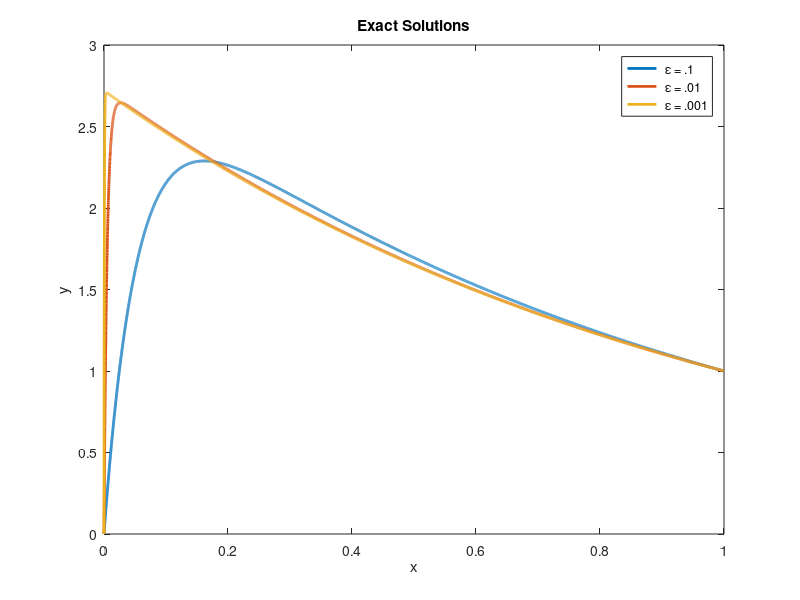

The MATLAB script that drew this image: (Note: this script raises an error after producing the figure.)
%boundary layer example

%make a grid for x from 0 to 1 in steps of .0001
x=0:.0001:1;

%XXXXXXXXXXXXXXXXXXXXXXXX
%exact solution
%XXXXXXXXXXXXXXXXXXXXXXXX


%define a function of x for one value of epsilon
epsilon1=.1;
r1=(-1+sqrt(1-2*epsilon1))/epsilon1; 
r2=(-1-sqrt(1-2*epsilon1))/epsilon1;
y_epsilon1_exact=(1/(exp(r1)-exp(r2)))*(exp(r1*x)-exp(r2*x));

%new value of epsilon:
epsilon2=.01;
r1=(-1+sqrt(1-2*epsilon2))/epsilon2; 
r2=(-1-sqrt(1-2*epsilon2))/epsilon2;
y_epsilon2_exact=(1/(exp(r1)-exp(r2)))*(exp(r1*x)-exp(r2*x));

%another value of epsilon:
epsilon3=.001;
r1=(-1+sqrt(1-2*epsilon3))/epsilon3; 
r2=(-1-sqrt(1-2*epsilon3))/epsilon3;
y_epsilon3_exact=(1/(exp(r1)-exp(r2)))*(exp(r1*x)-exp(r2*x));

%plot the exact solutions
figure
plot(x,y_epsilon1_exact,'LineWidth',2)
hold on
plot(x,y_epsilon2_exact,'LineWidth',2)
plot(x,y_epsilon3_exact,'LineWidth',2)
legend(' \epsilon = .1',' \epsilon = .01',' \epsilon = .001')
title('Exact Solutions')
xlabel('x')
ylabel('y')
%the below is just to make the lines and font bigger
ax=gca; %stands for "get current axes"
ax.LineWidth=1;
ax.FontSize=14;



%XXXXXXXXXXXXXXXXXXXXXXXX
%outer solution
%XXXXXXXXXXXXXXXXXXXXXXXX
y_epsilon1_outer=exp(1-x);
y_epsilon2_outer=exp(1-x);
y_epsilon3_outer=exp(1-x);

%XXXXXXXXXXXXXXXXXXXXXXXX
%inner solution
%XXXXXXXXXXXXXXXXXXXXXXXX
A=4;

xbar_epsilon1=x./epsilon1;
xbar_epsilon2=x./epsilon2;
xbar_epsilon3=x./epsilon3;
y_epsilon1_inner=A*(1-exp(-2*xbar_epsilon1));
y_epsilon2_inner=A*(1-exp(-2*xbar_epsilon2));
y_epsilon3_inner=A*(1-exp(-2*xbar_epsilon3));

%plot the inner and outer solution for A=4
figure
semilogx(x,y_epsilon3_inner,'LineWidth',2)
hold on
semilogx(x,y_epsilon3_outer,'LineWidth',2)
legend(' inner',' outer')
xlabel('x')
ylabel('y')
%the below is just to make the lines and font bigger
ax=gca; %stands for "get current axes"
ax.LineWidth=1;
ax.FontSize=14;

A=exp(1);
y_epsilon1_inner=A*(1-exp(-2*xbar_epsilon1));
y_epsilon2_inner=A*(1-exp(-2*xbar_epsilon2));
y_epsilon3_inner=A*(1-exp(-2*xbar_epsilon3));
%plot the inner and outer solution for A=e
figure
semilogx(x,y_epsilon3_inner,'LineWidth',2)
hold on
semilogx(x,y_epsilon3_outer,'LineWidth',2)
legend(' inner',' outer')
xlabel('x')
ylabel('y')
%the below is just to make the lines and font bigger
ax=gca; %stands for "get current axes"
ax.LineWidth=1;
ax.FontSize=14;


%XXXXXXXXXXXXXXXXXXXXXXXX
%composite solution
%XXXXXXXXXXXXXXXXXXXXXXXX
y_epsilon1_composite=exp(1-x)-exp(1-2*x/epsilon1);
y_epsilon2_composite=exp(1-x)-exp(1-2*x/epsilon2);
y_epsilon3_composite=exp(1-x)-exp(1-2*x/epsilon3);


figure
plot(x,y_epsilon1_exact,'LineWidth',2)
hold on
plot(x,y_epsilon1_composite,'LineWidth',2)
title(' \epsilon = .1')
legend(' exact',' composite')
xlabel('x')
ylabel('y')
%the below is just to make the lines and font bigger
ax=gca; %stands for "get current axes"
ax.LineWidth=1;
ax.FontSize=14;

figure
plot(x,y_epsilon2_exact,'LineWidth',2)
hold on
plot(x,y_epsilon2_composite,'LineWidth',2)
title(' \epsilon = .01')
legend(' exact',' composite')
xlabel('x')
ylabel('y')
%the below is just to make the lines and font bigger
ax=gca; %stands for "get current axes"
ax.LineWidth=1;
ax.FontSize=14;

figure
plot(x,y_epsilon3_exact,'LineWidth',2)
hold on
plot(x,y_epsilon3_composite,'LineWidth',2)
title(' \epsilon = .001')
legend(' exact',' composite')
xlabel('x')
ylabel('y')
%the below is just to make the lines and font bigger
ax=gca; %stands for "get current axes"
ax.LineWidth=1;
ax.FontSize=14;

